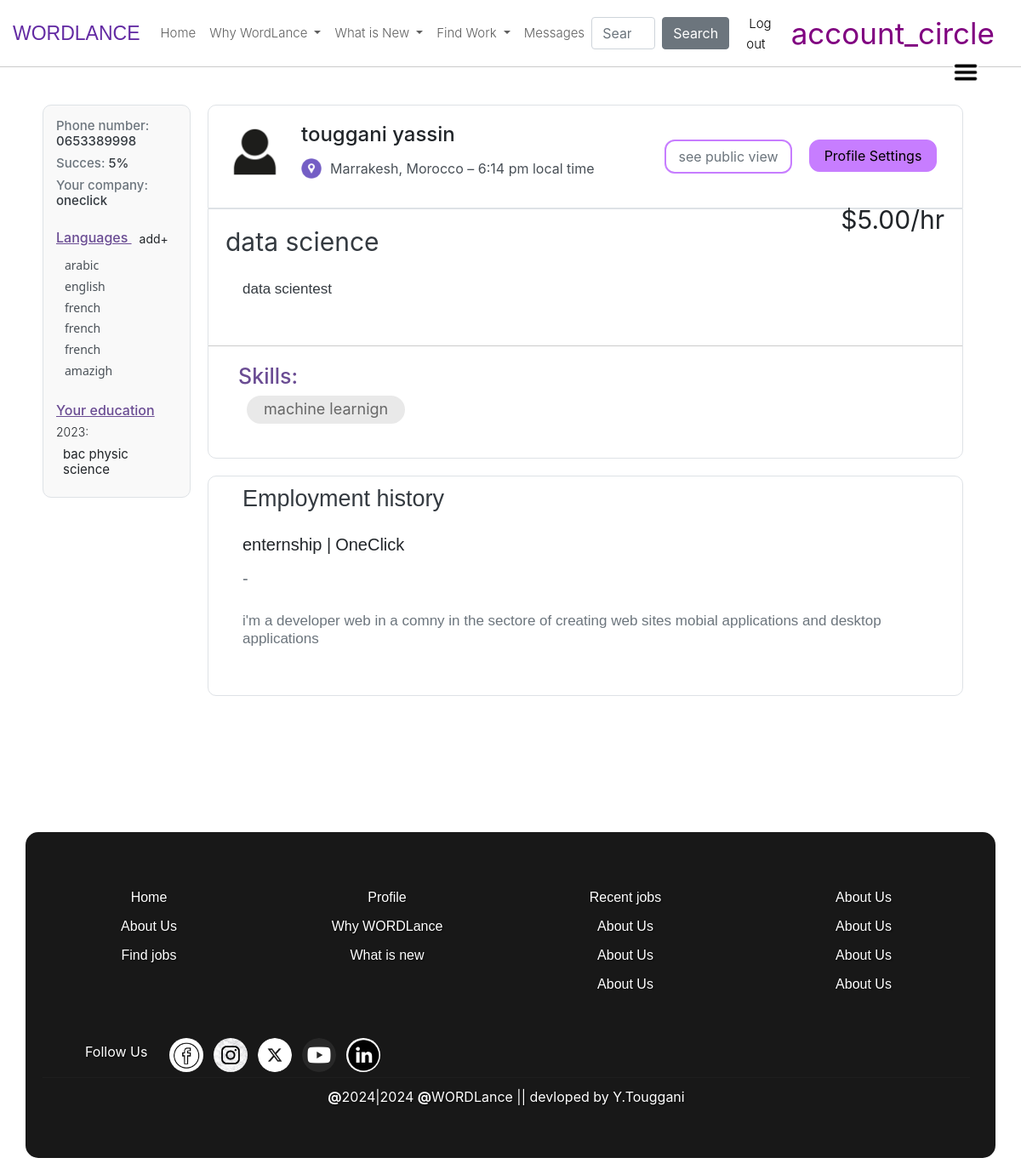
Before: /my_profile/2 (signed in) with the older database file.
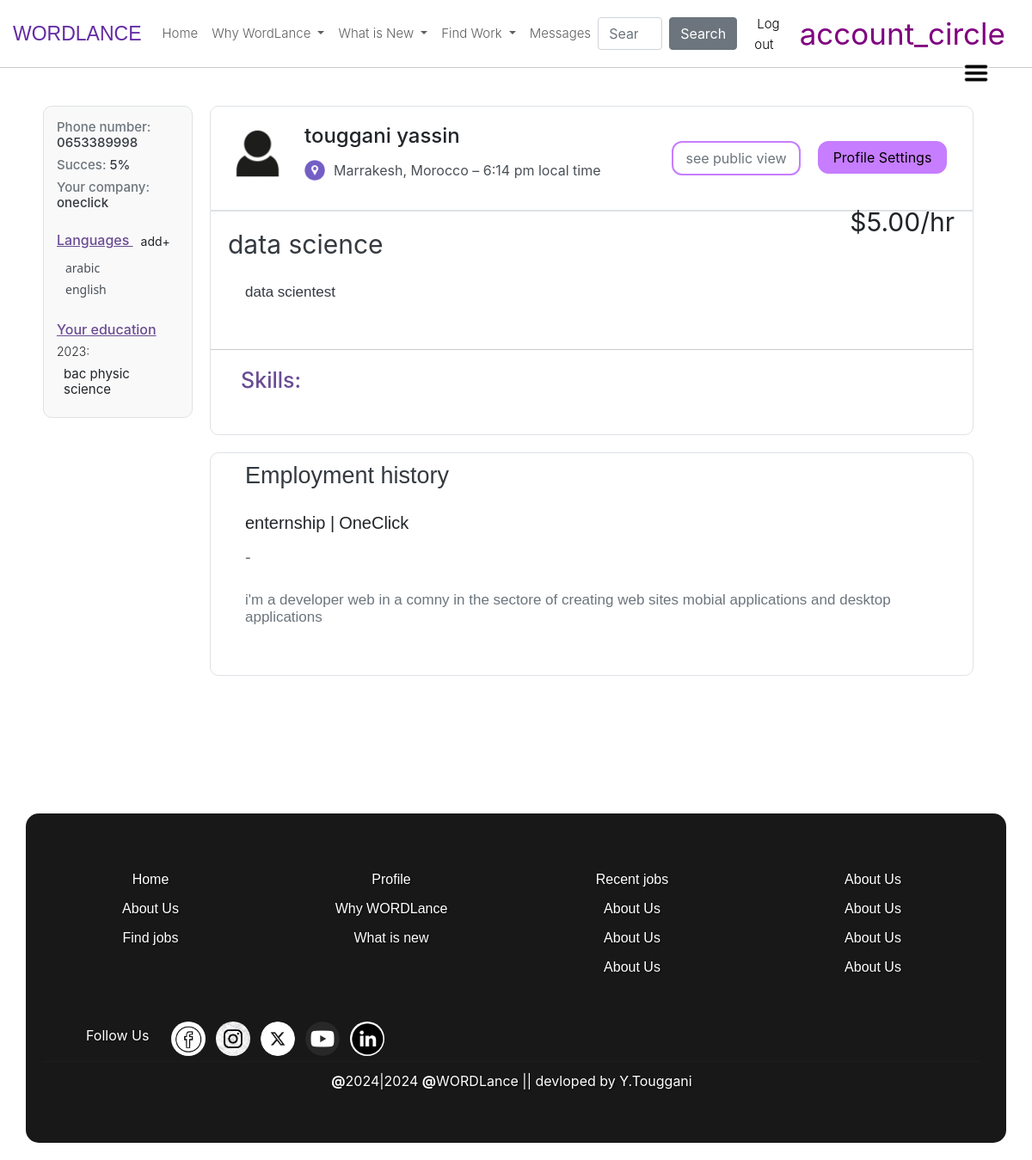
After: the same page with the newer database file.
### app.py (models this page shows)
class freelancers(UserMixin, db.Model):
    id = db.Column(db.Integer, primary_key=True, autoincrement=True)
    email = db.Column(db.String(50), unique=True, nullable=False)
    password = db.Column(db.String(128), nullable=False)  # Adjusted for secure hashing
    firstname = db.Column(db.String(50), nullable=False)
    lastname = db.Column(db.String(50), nullable=False)
    phone_num = db.Column(db.String(20), nullable=True)
    succeces = db.Column(db.Integer, nullable=True)
    address = db.Column(db.String(255))
    gender = db.Column(db.String(20))
    birthdate = db.Column(db.Date)
    company = db.Column(db.String(50), nullable=True)
    self_intro = db.Column(db.String(1000), nullable=False)
    profile_title = db.Column(db.String(50), nullable=False)
    price_of_work_for_hour = db.Column(db.Integer, nullable=True)
    date_created = db.Column(db.DateTime, default=datetime.utcnow)

class langauges(db.Model):
    langaug_id = db.Column(db.Integer, primary_key=True, autoincrement=True)
    id = db.Column(db.Integer, ForeignKey('freelancers.id'), nullable=False)
    langauge = db.Column(db.String(100), nullable=False)

class Skills(db.Model):
    skill_id = db.Column(db.Integer, primary_key=True, autoincrement=True)
    job_id = db.Column(db.Integer, ForeignKey('joboffers.job_id'), nullable=True)
    id = db.Column(db.Integer, ForeignKey('freelancers.id'), nullable=True)
    skill_name = db.Column(db.String(100), nullable=False)
    proficiency_level = db.Column(db.String(50), nullable=True)

class experiencs(db.Model):
    experienc_id = db.Column(db.Integer, primary_key=True, autoincrement=True)
    id = db.Column(db.Integer, ForeignKey('freelancers.id'), nullable=False)
    experienc = db.Column(db.String(100), nullable=False)
    experienc_start_data = db.Column(db.Date)
    experienc_end_data = db.Column(db.Date)

### app.py (the view)
@app.route('/my_profile/<int:user_id>', methods=['GET', 'POST'])
@login_required
def my_profile(user_id=1):
    user = freelancers.query.get_or_404(user_id)
    skills = Skills.query.filter(Skills.id == current_user.id ).all()
    my_experiencs = experiencs.query.filter(experiencs.id == current_user.id ).all()
    login = True
    mylangauges = langauges.query.filter(langauges.id == current_user.id)
    return render_template("profil.html", user = user, login=login, skills=skills, experiencs=my_experiencs, langauges=mylangauges)

### app.py (called while the page is built)
@login_manager.user_loader
def load_user(id):
    return freelancers.query.get(int(id))

### templates/profil.html (shortened to what this page needs)
{% extends "Base.html" %}
{% block content %}
	<br>
	<div class="dropdown" style="position: absolute;top: 70PX;right: 50px;z-index: 100;">
	  <button class="btn btn-secondary " type="button" data-bs-toggle="dropdown" aria-expanded="false" style="padding:0px;background-color: white;border: none;">
	      <img src="{{ url_for('static', filename='images/Hamburger_icon.png') }}" alt="Example Image" width="30px">
	  </button>
	</div>
	<div style="display: flex;flex-direction: row; align-items: start;">
		<div style="width: 15%; margin-left: 30px;">
			<div  class="border" style="margin: 0px;;border-radius: 10px;padding: 15px 15px;background-color: rgb(249, 249, 249);">
					<div >
						<h6 style="font-size:15px;color: #6c757d;">Phone number: <span style="color:#343a40;">{{user.phone_num}}</span></h6>
						<h6 style="font-size:15px;color: #6c757d;">Succes: <span style="color:#343a40;">{{user.succeces}}%</span></h6>
						<h6 style="font-size:15px;color: #6c757d;">Your company: <span style="color:#343a40;">{{user.company}}</span></h6>
					</div>
					<h5 style="color: rgb(106, 76, 147);font-size: 16px;text-decoration: underline;margin-top: 20px ;">Languages <a href="{{url_for('add_langauge')}}"><button class="btn btn-sm">add+</button></a></h5>
					<div style="display: flex;flex-direction: column;align-items: strar;padding-left: 10px;">
						{% for l in langauges %}
						<h6 style="font-size:14px;font-family: system-ui;color: #495057;">{{l.langauge}}</h6>
						{% endfor %}
					</div>
					<h5 style="color: rgb(106, 76, 147);font-size: 16px;text-decoration: underline;margin-top: 20px;">Your education</h5>
					<div style="display: flex;flex-direction: column;align-items: strar;: 10px;">
						<h6 class="display-6" style="font-size:14px;">2023: </h6>
						<h5 style="font-size: 15px;padding-left: 8px;" class="display-5"> <b>bac physic science</b></h5>
					</div>
			</div>
		</div>
		<div style="width: 80%;">
			<div class="border" style="margin: 0px 20px;padding: 22;border-radius: 10px;border-bottom-right-radius: 0px;border-bottom-left-radius: 0px;">
					<div class="row">
						<div class="col" style="min-width: 400px;">
								<span  style="display:flex;flex-direction: row;">
						    	<img src="{{ url_for('static', filename='images/profile.png') }}" alt="Example Image" width="89px" style="margin: 10px;">
						    	<span  style="display:flex;flex-direction: column;">
						       	<h4 style="padding:20px;padding-left: 0px;padding-bottom: 5px;color:  #212529;">{{user.firstname}} {{user.lastname}}</h4>
						       	<span style="display:flex;flex-direction: row;justify-content: center;align-items: center;">
						       		<img src="{{ url_for('static', filename='images/gps.png') }}" alt="Example Image" width="24px" height="24px"  style="margin-right: 10px;">
						       		<P style="margin: 0px;margin-left: 0px;color: #495057;">Marrakesh, Morocco – 6:14 pm local time</P>
						       	</span>
						    	</span>
							</span>
						</div>
						<div class="col" style="max-width: 210px;">
							<button type="button" class="btn btn-warning"  style="margin:40px;width: 150px;margin-right: 0px;background-color: white;border-color: #c77dff;border-width: 2px;border-radius: 12px;color: #6c757d;">see public view</button>
						</div>
						<div class="col" style="max-width: 210px;">
							<button type="button" class="btn btn-warning" style="margin:40px;width: 150px;margin-left: 0px;background-color: #c77dff;color: black;border-color:
							#c77dff;border-radius: 12px;">Profile Settings</button>
						</div>
						</div>
			</div>
			<div class="border" style="margin: 0px 20px;padding: 22px;border-radius: 10px;border-top-right-radius: 0px;border-top-left-radius: 0px;padding: 0;">
				<span style="display: flex;flex-direction: row;">
					<h5 style="padding: 20px;font-size: 30px;float: left;padding-bottom: 0;color: #343a40;" class="display-6"><b>{{user.profile_title}}</b></h5>
					<h2 style="font-size: 30px;float: right;position: absolute;top: 240px ;right: 90px;" class="display-6"><b>${{user.price_of_work_for_hour}}.00/hr</b></h2>
				</span>
				<p style="padding: 40px;padding-top: 20px;font-size: 17px;padding-right: 70px;    line-height: 1.2;font-family: sans-serif;color: #343a40;">
					{{user.self_intro}}
				</p>
				<hr>
				<h5 style="padding-left:35px;color: rgb(106, 76, 147);font-size: 25px;padding-top: 20px;">Skills:</h5>
				<div style="padding: 40px;padding-top: 0;display: flex;flex-direction: row;">
					{% for s in skills %}
						<p style="font-size: 18px;border: 2px solid gray;padding: 3px 18px;margin: 0px 5px;border: 2px solid rgb(233, 233, 233);border-radius: 30px;background-color: rgb(233, 233, 233);padding-bottom: 4px;color: rgb(103, 103, 103);" class="display-5">
							<b>{{s.skill_name}}</b>
						</p>
					{% endfor %}
				</div>
			</div>
			<div class="border" style="margin: 20px 20px;padding: 22;border-radius: 10px;">
				<h1 style="padding:10px 40px;font-size: 27px;font-family: sans-serif;color: #343a40;">Employment history</h1>
				{% for e in experiencs %}
				<div style="padding:8px 40px;font-size: 17px;font-family: sans-serif;display: flex;flex-direction: row;">
					<h5>{{e.experienc}} |</h5> <h5 style="padding-left: 5px;">OneClick</h5>
				</div>
				<div style="padding:0px 40px;font-size: 17px;font-family: sans-serif;display: flex;flex-direction: row;color: #6c757d;">
					<h5>{{e.experienc_duration}} -</h5> <h5 style="padding-left: 5px;">{{e.experienc_duration}}</h5>
				</div>
				<p  style="padding: 40px;padding-top: 20px;font-size: 17px;padding-right: 10px;    line-height: 1.2;font-family: sans-serif;color: #6c757d;">i'm a developer web in a comny in the sectore of creating web sites mobial applications and desktop applications</p>
				{% endfor %}
			</div>
		</div>
	</div>
{% endblock content %}

### templates/Base.html (shortened to what this page needs)
<!DOCTYPE html>
<html lang="en">
    <head>
        <link rel="stylesheet"
        href="https://unpkg.com/purecss@2.0.6/build/pure-min.css"
        origin="anonymous"/>
        <link href="https://cdn.jsdelivr.net/npm/bootstrap@5.1.1/dist/css/bootstrap.min.css" rel="stylesheet">
        <link rel="stylesheet" href="https://stackpath.bootstrapcdn.com/bootstrap/4.3.1/css/bootstrap.min.css">
        <link rel="stylesheet" type="text/css" href="{{ url_for('static', filename='style.css') }}">
    </head>
    <body>
            <nav class="navbar navbar-expand-lg bg-body-tertiary big " data-bs-theme="dark" style="padding-left: 0px;">
                <div class="container-fluid foggy">
                  <a class="navbar-brand" style="color: #632ba3;font-family: Arial, Helvetica, sans-serif;font-size: 23PX; margin-left: 0px;font-family: Impact, Haettenschweiler, 'Arial Narrow Bold', sans-serif;" href="{{url_for('Test')}}">WORDLANCE</a>
                <div class="collapse navbar-collapse" id="navbarSupportedContent">
                    <ul class="navbar-nav me-auto mb-2 mb-lg-0">
                      <li class="nav-item">
                        <a class="nav-link hhh active link display-6" aria-current="page" href="{{url_for('Test')}}" style="color: rgb(95, 95, 95);font-size: 15px;">Home</a>
                      </li>
                      <li class="nav-item dropdown">
                        <a class="nav-link hhh dropdown-toggle link display-6" href="#" role="button" data-bs-toggle="dropdown" aria-expanded="false" style="color: rgb(95, 95, 95);font-size: 15px; ">
                          Why WordLance
                        </a>
                      </li>
                      <li class="nav-item dropdown">
                        <a class="nav-link hhh dropdown-toggle link display-6" href="#" role="button" data-bs-toggle="dropdown" aria-expanded="false" style="color: rgb(95, 95, 95); font-size: 15px;">
                          What is New
                        </a>
                      </li>
                       <li class="nav-item dropdown">
                        <a class="nav-link hhh dropdown-toggle link display-6" href="#" role="button" data-bs-toggle="dropdown" aria-expanded="false" style="color: rgb(95, 95, 95);font-size: 15px;">
                          Find Work
                        </a>
                      </li>
                        <li class="nav-item dropdown">
                            <a class="nav-link hhh  link display-6" href="{{url_for('my_messages')}}"  style="color: rgb(95, 95, 95); font-size: 15px;">
                                Messages                            </a>
                        </li>
                                    </ul>
                    <form class="d-flex" role="search">
                      <input class="form-control me-2" type="search" placeholder="Search" aria-label="Search">
                      <button class="btn btn-secondary" type="submit">Search</button>
                    </form>
                                  <button class="btn display-6" type="submit">
                        <a   href="{{url_for('logout')}}" style="color: rgb(0, 0, 0);margin-left: 10px;font-size: 15px;" class="display-6">Log out</a>
                    </button>
                        <span class="material-symbols-outlined" style="font-size:35px;padding-left: 10px; color: purple;">
                            {% if current_user.is_authenticated %}
                                <a href="{{ url_for('my_profile', user_id=current_user.id) }}" style="color: purple;">account_circle</a>
                            {% endif %}
                        </span>
                    </div>
                </div>
            </nav>
        <hr>
        <main style="padding: 20px;">
            {% block content %}
            {% endblock %}
        </main>
        <footer class="container text-center" style="padding: 60px 0px;padding-right: 30px;background-color: rgb(24, 24, 24);padding-left: 20px;border-radius: 15px;
        margin-bottom: 20px;margin-top: 120px;">
            <div class="row" style="background-color:rgb(24, 24, 24);">
                <div class="col" style="display: flex;flex-direction: column;justify-content: start;">
                    <a href="#" style="color:rgb(255, 255, 255);font-family: sans-serif;padding: 5px 0px;">Home</a>
                    <a href="#"style="color:rgb(255, 255, 255);font-family: sans-serif;padding: 5px 0px;">About Us</a>
                    <a href="#"style="color:rgb(255, 255, 255);font-family: sans-serif;padding: 5px 0px;">Find jobs</a>
                </div>
                <div class="col" style="display: flex;flex-direction: column;justify-content: start;">
                    <a href="#" style="color:rgb(255, 255, 255);font-family: sans-serif;padding: 5px 0px;">Profile</a>
                    <a href="#" style="color:rgb(255, 255, 255);font-family: sans-serif;padding: 5px 0px;">Why WORDLance</a>
                    <a href="#" style="color:rgb(255, 255, 255);font-family: sans-serif;padding: 5px 0px;">What is new</a>
                </div>
                <div class="col" style="display: flex;flex-direction: column;justify-content: start;">
                    <a href="#" style="color:rgb(255, 255, 255);font-family: sans-serif;padding: 5px 0px;">Recent jobs</a>
                    <a href="#" style="color:rgb(255, 255, 255);font-family: sans-serif;padding: 5px 0px;">About Us</a>
                    <a href="#" style="color:rgb(255, 255, 255);font-family: sans-serif;padding: 5px 0px;">About Us</a>
                    <a href="#" style="color:rgb(255, 255, 255);font-family: sans-serif;padding: 5px 0px;">About Us</a>
                </div>
                <div class="col" style="display: flex;flex-direction: column;justify-content: start;">
                    <a href="#" style="color:rgb(255, 255, 255);font-family: sans-serif;padding: 5px 0px;">About Us</a>
                    <a href="#" style="color:rgb(255, 255, 255);font-family: sans-serif;padding: 5px 0px;">About Us</a>
                    <a href="#" style="color:rgb(255, 255, 255);font-family: sans-serif;padding: 5px 0px;">About Us</a>
                    <a href="#" style="color:rgb(255, 255, 255);font-family: sans-serif;padding: 5px 0px;">About Us</a>
                </div>
            </div>
            <div style="margin-top:40px;display: flex;flex-direction: row;align-items: start;">
                <p style="margin-left:50px;margin-right: 20px;margin-top: 10px;">Follow Us</p>
                <img src="{{ url_for('static', filename='images/face.jpg') }}" alt="Example Image" width="40px" style="margin:6px;cursor: pointer;border-radius: 50%;padding: 0px;border-color: white;">
                <img src="{{ url_for('static', filename='images/insta.jpg') }}" alt="Example Image" width="40px" style="margin:6px;cursor: pointer;border-radius: 50%;padding: 0px;">
                <img src="{{ url_for('static', filename='images/x.png') }}" alt="Example Image" width="40px" style="margin:6px;cursor: pointer;border-radius: 50%;padding: 0px;">
                <img src="{{ url_for('static', filename='images/you.png') }}" alt="Example Image" width="40px" style="margin:6px;cursor: pointer;border-radius: 50%;padding: 0px;">
                <img src="{{ url_for('static', filename='images/lin.png') }}" alt="Example Image" width="40px" style="margin:6px;cursor: pointer;border-radius: 50%;padding: 0px;">
            </div>
            <hr>
            <center style="margin-top: 10px;">
                <b>@</b>2024|2024
                <b>@</b>WORDLance || devloped by Y.Touggani
            </center>
        </footer>
    </body>
</html>

### templates/Base.html (style rules this page uses)
hr { width: 100%; border: none; height: 0.5px; background-color: #333; margin: 0%; }
@media screen and (min-width: 769px) { .container { background-color: rgb(43, 47, 50); color: white; text-shadow: 1px 1px 2px rgba(0, 0, 0, 0.7); padding: 20px; text-align: center; } }
@media screen and (min-width: 769px) { .foggy { border-radius: 10px; } }
@media screen and (min-width: 769px) { .big { display: block; color: black; } }

Changed rows visible on the page:
removed langauges: langauge "french"
removed langauges: langauge "french"
removed langauges: langauge "french"
removed langauges: langauge "amazigh"
removed Skills: skill_name "machine learnign"
